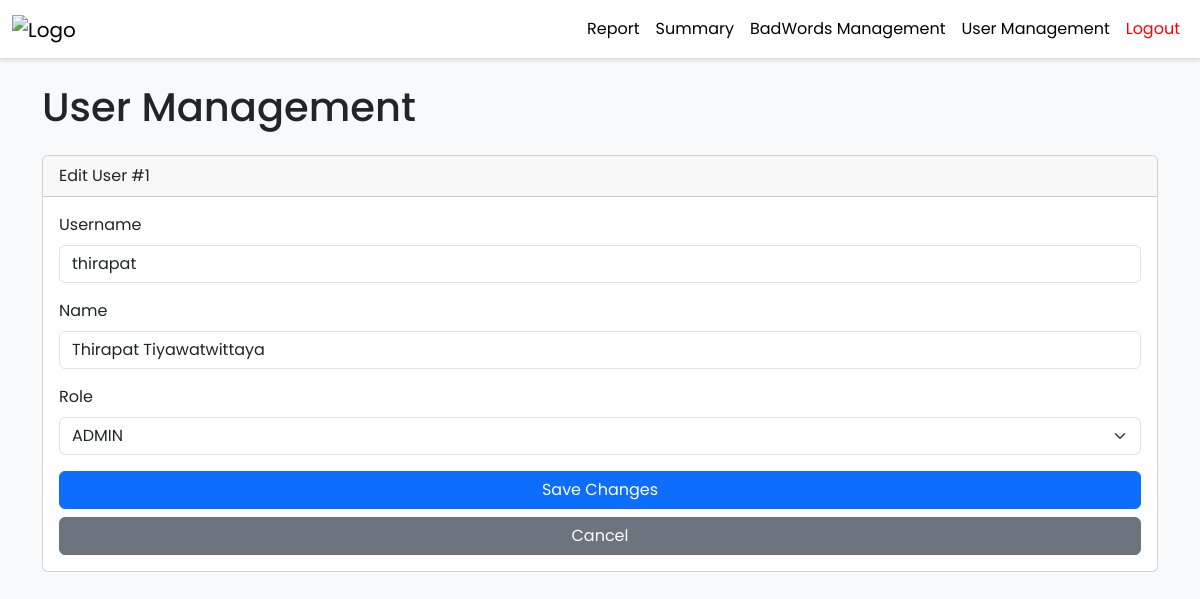
The page /dashboard/user_management.php?edit=1 (signed in) on the database its author committed.
### tables this page shows
CREATE TABLE `users` (
  `id` int(11) NOT NULL,
  `username` varchar(50) NOT NULL,
  `pwd_hash` varchar(255) NOT NULL,
  `name` varchar(100) NOT NULL,
  `role` enum('EXEC','ADMIN','MIS','BUILDING') NOT NULL DEFAULT 'MIS',
  `created_at` timestamp NOT NULL DEFAULT current_timestamp(),
  `force_password_reset` tinyint(1) NOT NULL DEFAULT 0
);

### dashboard/user_management.php (the view, shortened to what this page needs)
<?php
require_once __DIR__ . '/../config.php';
$allowedRoles = ['EXEC','ADMIN','MIS','BUILDING'];
$addUser    = false;
$editUser   = null;
if (isset($_GET['edit'])) {
    $eid = (int)$_GET['edit'];
    $st = $conn->prepare("SELECT id,username,name,role FROM users WHERE id=?");
    $st->bind_param('i',$eid);
    $st->execute();
    $editUser = $st->get_result()->fetch_assoc() ?: null;
}
?>
<!doctype html>
<html lang="en">
<head>
  <link href="https://cdn.jsdelivr.net/npm/bootstrap@5.3.0/dist/css/bootstrap.min.css"
        rel="stylesheet">
</head>
<body>
<?php require('navbar.php'); ?>
<body class="bg-light d-flex flex-column min-vh-100">
  <div class="container my-4 flex-grow-1">
    <h1 class="mb-4">User Management</h1>
    <?php if ($addUser): ?>
      <div class="card mb-4">
        <div class="card-header">Add New User</div>
        <div class="card-body">
          <form method="post">
            <div class="mb-3">
              <label class="form-label">Username</label>
              <input type="text" name="add_username" class="form-control" required>
            </div>
            <div class="mb-3">
              <label class="form-label">Name</label>
              <input type="text" name="add_name" class="form-control" required>
            </div>
            <div class="mb-3">
              <label class="form-label">Role</label>
              <select name="add_role" class="form-select" required>
                <?php foreach($allowedRoles as $r): ?>
                  <option value="<?= $r ?>"><?= $r ?></option>
                <?php endforeach; ?>
              </select>
            </div>
            <div class="mb-3">
              <label class="form-label">Temporary Password</label>
              <input type="password" name="add_password" class="form-control" required minlength="8" placeholder="≥ 8 characters">
            </div>
            <div class="d-grid gap-2">
              <button type="submit" class="btn btn-success">Add User</button>
              <a href="user_manage.php" class="btn btn-secondary">Cancel</a>
            </div>
          </form>
        </div>
      </div>
    <?php elseif ($editUser): ?>
      <div class="card mb-4">
        <div class="card-header">Edit User #<?= $editUser['id'] ?></div>
        <div class="card-body">
          <form method="post">
            <div class="mb-3">
              <label class="form-label">Username</label>
              <input type="text" name="username" class="form-control" required value="<?= htmlspecialchars($editUser['username']) ?>">
            </div>
            <div class="mb-3">
              <label class="form-label">Name</label>
              <input type="text" name="name" class="form-control" required value="<?= htmlspecialchars($editUser['name']) ?>">
            </div>
            <div class="mb-3">
              <label class="form-label">Role</label>
              <select name="role" class="form-select" required>
                <?php foreach($allowedRoles as $r): ?>
                  <option value="<?= $r ?>" <?= $r===$editUser['role']?'selected':'' ?>><?= $r ?></option>
                <?php endforeach; ?>
              </select>
            </div>
            <div class="d-grid gap-2">
              <button type="submit" class="btn btn-primary">Save Changes</button>
              <a href="user_manage.php" class="btn btn-secondary">Cancel</a>
            </div>
          </form>
        </div>
      </div>
    <?php endif; ?>
  </div>
</body>
</html>

### dashboard/navbar.php (style rules this page uses)
body { font-family: 'Poppins', sans-serif; background-color: #fff; margin: 0; padding: 0; }

### rows shown on the page
users: id "1", username "thirapat", name "Thirapat Tiyawatwittaya", role "ADMIN"
